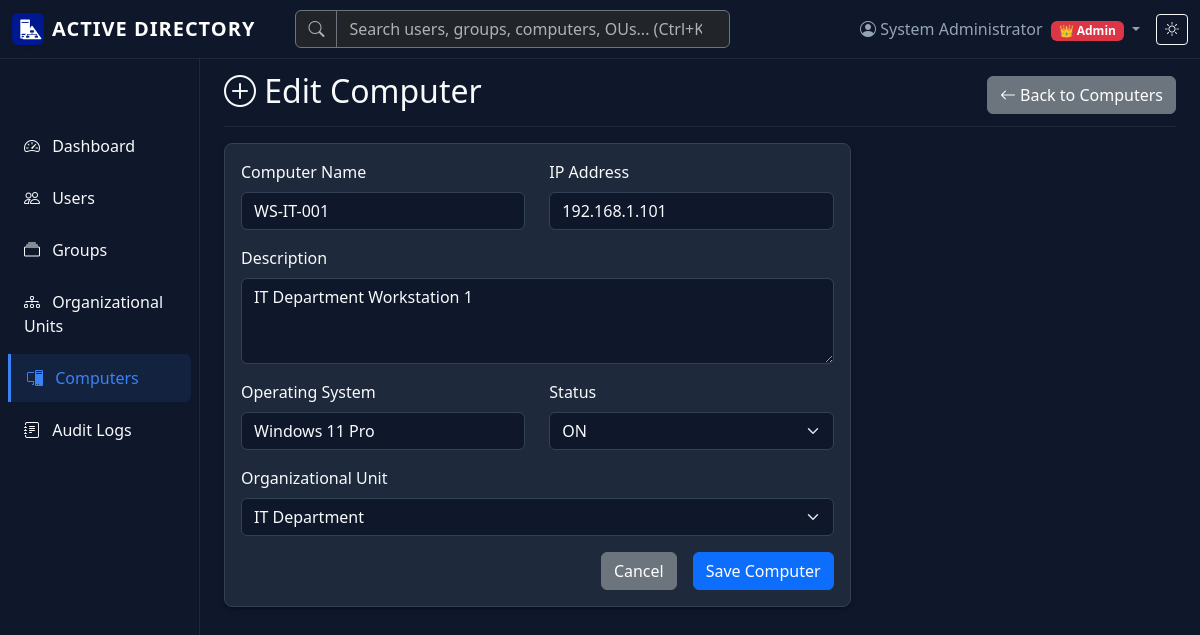
The app's page /computers/edit/1 (signed in) with its own data.
### models.py (models this page shows, shortened)
class User(UserMixin, db.Model):
    id = db.Column(db.Integer, primary_key=True)
    username = db.Column(db.String(80), unique=True, nullable=False, index=True)
    email = db.Column(db.String(120), unique=True, nullable=False, index=True)
    password_hash = db.Column(db.String(255), nullable=False)
    first_name = db.Column(db.String(50), nullable=False)
    last_name = db.Column(db.String(50), nullable=False)
    role = db.Column(db.String(20), nullable=False, default='User')  # Admin or User
    is_active = db.Column(db.Boolean, default=True, nullable=False)
    failed_attempts = db.Column(db.Integer, default=0, nullable=False)
    locked_until = db.Column(db.DateTime, nullable=True)
    created_at = db.Column(db.DateTime, default=lambda: datetime.now(timezone.utc), nullable=False)
    last_login = db.Column(db.DateTime, nullable=True)
    ou_id = db.Column(db.Integer, db.ForeignKey('organizational_unit.id'), nullable=True)
    groups = db.relationship('Group', secondary=group_members, lazy='subquery',
                           backref=db.backref('members', lazy=True))
    audit_logs = db.relationship('AuditLog', backref='user', lazy=True)
    def is_admin(self):
        if self.role == 'Admin':
            return True
        admin_groups = [g for g in self.groups if g.grant_admin_rights]
        return len(admin_groups) > 0
    def has_read_write_permission(self):
        if self.is_admin():
            return True
        read_write_groups = [g for g in self.groups if g.permissions in ['read-write', 'admin']]
        return len(read_write_groups) > 0

class Computer(db.Model):
    id = db.Column(db.Integer, primary_key=True)
    name = db.Column(db.String(100), unique=True, nullable=False, index=True)
    description = db.Column(db.Text, nullable=True)
    status = db.Column(db.String(20), nullable=False, default='OFF')  # ON, OFF, RESTART
    operating_system = db.Column(db.String(100), nullable=True)
    ip_address = db.Column(db.String(15), nullable=True)
    ou_id = db.Column(db.Integer, db.ForeignKey('organizational_unit.id'), nullable=True)
    created_at = db.Column(db.DateTime, default=lambda: datetime.now(timezone.utc), nullable=False)
    last_seen = db.Column(db.DateTime, nullable=True)

### app.py (the view, shortened to what this page needs)
@app.route('/computers/edit/<int:id>', methods=['GET', 'POST'])
@admin_required
@read_write_required
def edit_computer(id):
    computer = Computer.query.get_or_404(id)
    form = ComputerForm(original_computer=computer, obj=computer)
    return render_template('computer_form.html', title='Edit Computer', form=form, action='Edit', computer=computer)

### forms.py (shortened to what this page needs)
class ComputerForm(FlaskForm):
    name = StringField('Computer Name', validators=[DataRequired(), Length(min=3, max=50)])
    description = TextAreaField('Description', validators=[Length(max=200)])
    operating_system = StringField('Operating System', validators=[DataRequired(), Length(max=100)])
    ip_address = StringField('IP Address', validators=[DataRequired(), Length(max=15)])
    status = SelectField('Status',
                        choices=[('ON', 'ON'), ('OFF', 'OFF'), ('RESTART', 'RESTART')],
                        validators=[DataRequired()])
    ou_id = SelectField('Organizational Unit', coerce=int, validators=[])
    submit = SubmitField('Save Computer')
    def __init__(self, original_computer=None, *args, **kwargs):
        super(ComputerForm, self).__init__(*args, **kwargs)
        self.original_computer = original_computer
        ous = OrganizationalUnit.query.all()
        choices = [(0, 'None')]
        for ou in ous:
            choices.append((ou.id, ou.name))
        self.ou_id.choices = choices

### app.py (called while the page is built)
def create_app(config_name=None):
    app = Flask(__name__)
    config_name = config_name or os.environ.get('FLASK_CONFIG', 'default')
    app.config.from_object(config[config_name])
    db.init_app(app)
    login_manager = LoginManager()
    login_manager.init_app(app)
    login_manager.login_view = 'login'
    login_manager.login_message = 'Please log in to access this page.'
    login_manager.login_message_category = 'warning'
    @login_manager.user_loader
    def load_user(user_id):
        return User.query.get(int(user_id))
    @app.before_request
    def before_request():
        from flask_login import current_user
        if current_user.is_authenticated:
            try:
                db.session.expire(current_user)
                db.session.expire_all()
            except Exception:
                pass  # If refresh fails, continue with current user object
    return app

### auth.py (called while the page is built)
def admin_required(f):
    @wraps(f)
    def decorated_function(*args, **kwargs):
        if not current_user.is_authenticated:
            flash('Please log in to access this page.', 'warning')
            return redirect(url_for('login', next=request.url))
        if not current_user.is_admin():
            flash('Admin access required.', 'error')
            return redirect(url_for('dashboard'))
        return f(*args, **kwargs)
    return decorated_function

### templates/computer_form.html (shortened to what this page needs)
{% extends "base.html" %}
{% block content %}
<div class="d-flex justify-content-between flex-wrap flex-md-nowrap align-items-center pt-3 pb-2 mb-3 border-bottom">
    <h1 class="h2"><i class="bi bi-plus-circle"></i> {{ action }} Computer</h1>
    <a href="{{ url_for('computers') }}" class="btn btn-secondary">
        <i class="bi bi-arrow-left"></i> Back to Computers
    </a>
</div>
<div class="row">
    <div class="col-md-8">
        <div class="card">
            <div class="card-body">
                <form method="POST">
                    <div class="row">
                        <div class="col-md-6 mb-3">
                            {{ form.name.label(class="form-label") }}
                            {{ form.name(class="form-control") }}
                        </div>
                        <div class="col-md-6 mb-3">
                            {{ form.ip_address.label(class="form-label") }}
                            {{ form.ip_address(class="form-control") }}
                        </div>
                    </div>
                    <div class="mb-3">
                        {{ form.description.label(class="form-label") }}
                        {{ form.description(class="form-control", rows="3") }}
                    </div>
                    <div class="row">
                        <div class="col-md-6 mb-3">
                            {{ form.operating_system.label(class="form-label") }}
                            {{ form.operating_system(class="form-control") }}
                        </div>
                        <div class="col-md-6 mb-3">
                            {{ form.status.label(class="form-label") }}
                            {{ form.status(class="form-select") }}
                        </div>
                    </div>
                    <div class="mb-3">
                        {{ form.ou_id.label(class="form-label") }}
                        {{ form.ou_id(class="form-select") }}
                    </div>
                    <div class="d-grid gap-2 d-md-flex justify-content-md-end">
                        <a href="{{ url_for('computers') }}" class="btn btn-secondary me-md-2">Cancel</a>
                        {{ form.submit(class="btn btn-primary") }}
                    </div>
                </form>
            </div>
        </div>
    </div>
</div>
{% endblock %}

### templates/base.html (shortened to what this page needs)
<!DOCTYPE html>
<html lang="en" data-bs-theme="dark">
<head>
    <link href="https://cdn.jsdelivr.net/npm/bootstrap@5.3.2/dist/css/bootstrap.min.css" rel="stylesheet">
    <link href="https://cdn.jsdelivr.net/npm/bootstrap-icons@1.11.1/font/bootstrap-icons.css" rel="stylesheet">
    <link href="{{ url_for('static', filename='css/custom.css') }}" rel="stylesheet">
</head>
<body>
    {% if current_user.is_authenticated %}
    <nav class="navbar navbar-expand-lg navbar-dark bg-primary fixed-top">
        <div class="container-fluid">
            <a class="navbar-brand d-flex align-items-center" href="{{ url_for('dashboard') }}">
                <strong style="letter-spacing: 1px; font-weight: 700;">ACTIVE DIRECTORY</strong>
            </a>
            <div class="collapse navbar-collapse" id="navbarNav">
                <ul class="navbar-nav me-auto mb-2 mb-lg-0 w-50">
                    <li class="nav-item w-100 ms-lg-4">
                        <form class="d-flex" action="{{ url_for('search') }}" method="GET">
                            <div class="input-group">
                                <span class="input-group-text bg-dark border-secondary text-muted"><i class="bi bi-search"></i></span>
                                <input class="form-control bg-dark border-secondary text-light" type="search" name="q" placeholder="Search users, groups, computers, OUs... (Ctrl+K)" aria-label="Search">
                            </div>
                        </form>
                    </li>
                </ul>
                <ul class="navbar-nav align-items-center">
                    <li class="nav-item dropdown">
                        <a class="nav-link dropdown-toggle" href="#" role="button" data-bs-toggle="dropdown">
                            <i class="bi bi-person-circle"></i> {{ current_user.first_name }} {{ current_user.last_name }}
                            {% if current_user.is_admin() %}
                                <span class="badge bg-danger ms-1">👑 Admin</span>
                            {% endif %}
                        </a>
                    </li>
                    <li class="nav-item">
                        <button class="btn btn-outline-light btn-sm ms-2" onclick="toggleTheme()" id="themeToggle">
                        </button>
                    </li>
                </ul>
            </div>
        </div>
    </nav>
    {% endif %}
    <div class="container-fluid">
        <div class="row">
            {% if current_user.is_authenticated %}
            <nav class="col-md-2 d-md-block bg-body-secondary sidebar collapse">
                <div class="position-sticky pt-3">
                    <ul class="nav flex-column">
                        <li class="nav-item">
                            <a class="nav-link {% if request.endpoint == 'dashboard' %}active{% endif %}"
                               href="{{ url_for('dashboard') }}">
                                <i class="bi bi-speedometer2"></i> Dashboard
                            </a>
                        </li>
                        <li class="nav-item">
                            <a class="nav-link {% if request.endpoint in ['users', 'add_user', 'edit_user'] %}active{% endif %}"
                               href="{{ url_for('users') }}">
                                <i class="bi bi-people"></i> Users
                            </a>
                        </li>
                        <li class="nav-item">
                            <a class="nav-link {% if request.endpoint in ['groups', 'add_group', 'edit_group'] %}active{% endif %}"
                               href="{{ url_for('groups') }}">
                                <i class="bi bi-collection"></i> Groups
                            </a>
                        </li>
                        <li class="nav-item">
                            <a class="nav-link {% if request.endpoint and request.endpoint.startswith('ou_bp.') %}active{% endif %}"
                               href="{{ url_for('ou_bp.organizational_units') }}">
                                <i class="bi bi-diagram-3"></i> Organizational Units
                            </a>
                        </li>
                        <li class="nav-item">
                            <a class="nav-link {% if request.endpoint in ['computers', 'add_computer', 'edit_computer'] %}active{% endif %}"
                               href="{{ url_for('computers') }}">
                                <i class="bi bi-pc-display"></i> Computers
                            </a>
                        </li>
                        <li class="nav-item">
                            <a class="nav-link {% if request.endpoint == 'audit_logs' %}active{% endif %}"
                               href="{{ url_for('audit_logs') }}">
                                <i class="bi bi-journal-text"></i> Audit Logs
                            </a>
                        </li>
                    </ul>
                </div>
            </nav>
            {% endif %}
            <main class="{% if current_user.is_authenticated %}col-md-9 ms-sm-auto col-lg-10 px-md-4{% else %}col-12{% endif %}">
                {% block content %}{% endblock %}
            </main>
        </div>
    </div>
</body>
</html>

### static/css/custom.css (style rules this page uses)
body { padding-top: 56px; }
[data-bs-theme="dark"] { --bs-body-bg: #0f172a; --bs-body-color: #f8fafc; --bs-border-color: #1e293b; --bs-primary: #3b82f6; --bs-success: #10b981; --bs-warning: #f59e0b; --bs-danger: #ef4444; --bs-info: #0ea5e9; --bs-secondary: #64748b; }
[data-bs-theme="dark"] .sidebar { background-color: #0f172a !important; border-right: 1px solid #1e293b; }
[data-bs-theme="dark"] .navbar { background-color: #0f172a !important; border-bottom: 1px solid #1e293b; }
[data-bs-theme="dark"] .nav-link { color: #94a3b8; transition: all 0.2s ease; }
[data-bs-theme="dark"] .nav-link.active { color: #3b82f6; background-color: rgba(59, 130, 246, 0.1); border-left: 3px solid #3b82f6; border-radius: 0 0.375rem 0.375rem 0; }
[data-bs-theme="dark"] .card { background-color: #1e293b; border-color: #334155; box-shadow: 0 4px 6px -1px rgba(0, 0, 0, 0.1), 0 2px 4px -1px rgba(0, 0, 0, 0.06); }
[data-bs-theme="dark"] .form-control, [data-bs-theme="dark"] .form-select { background-color: #0f172a; border-color: #334155; color: #f8fafc; }
.sidebar { position: fixed; top: 56px; bottom: 0; left: 0; z-index: 100; padding: 48px 0 0; box-shadow: inset -1px 0 0 rgba(0, 0, 0, 0.1); }
.sidebar .nav-link { font-weight: 500; color: inherit; padding: 0.75rem 1rem; border-radius: 0.375rem; margin: 0.125rem 0.5rem; }
.sidebar .nav-link .bi { margin-right: 0.5rem; }
main { margin-top: 48px; }
.badge { font-size: 0.75em; }
#themeToggle { transition: all 0.3s ease; }
.card { border-radius: 0.5rem; box-shadow: 0 0.125rem 0.25rem rgba(0, 0, 0, 0.075); }
[data-bs-theme="dark"] .card { box-shadow: 0 0.125rem 0.25rem rgba(0, 0, 0, 0.3); }
.form-control, .form-select { border-radius: 0.375rem; }

### records on screen
User: first_name "System", last_name "Administrator"
Computer: name "WS-IT-001", ip_address "192.168.1.101", description "IT Department Workstation 1", operating_system "Windows 11 Pro", status "ON", ou_id "IT Department"

### other values on screen
{{ action }} "Edit"
